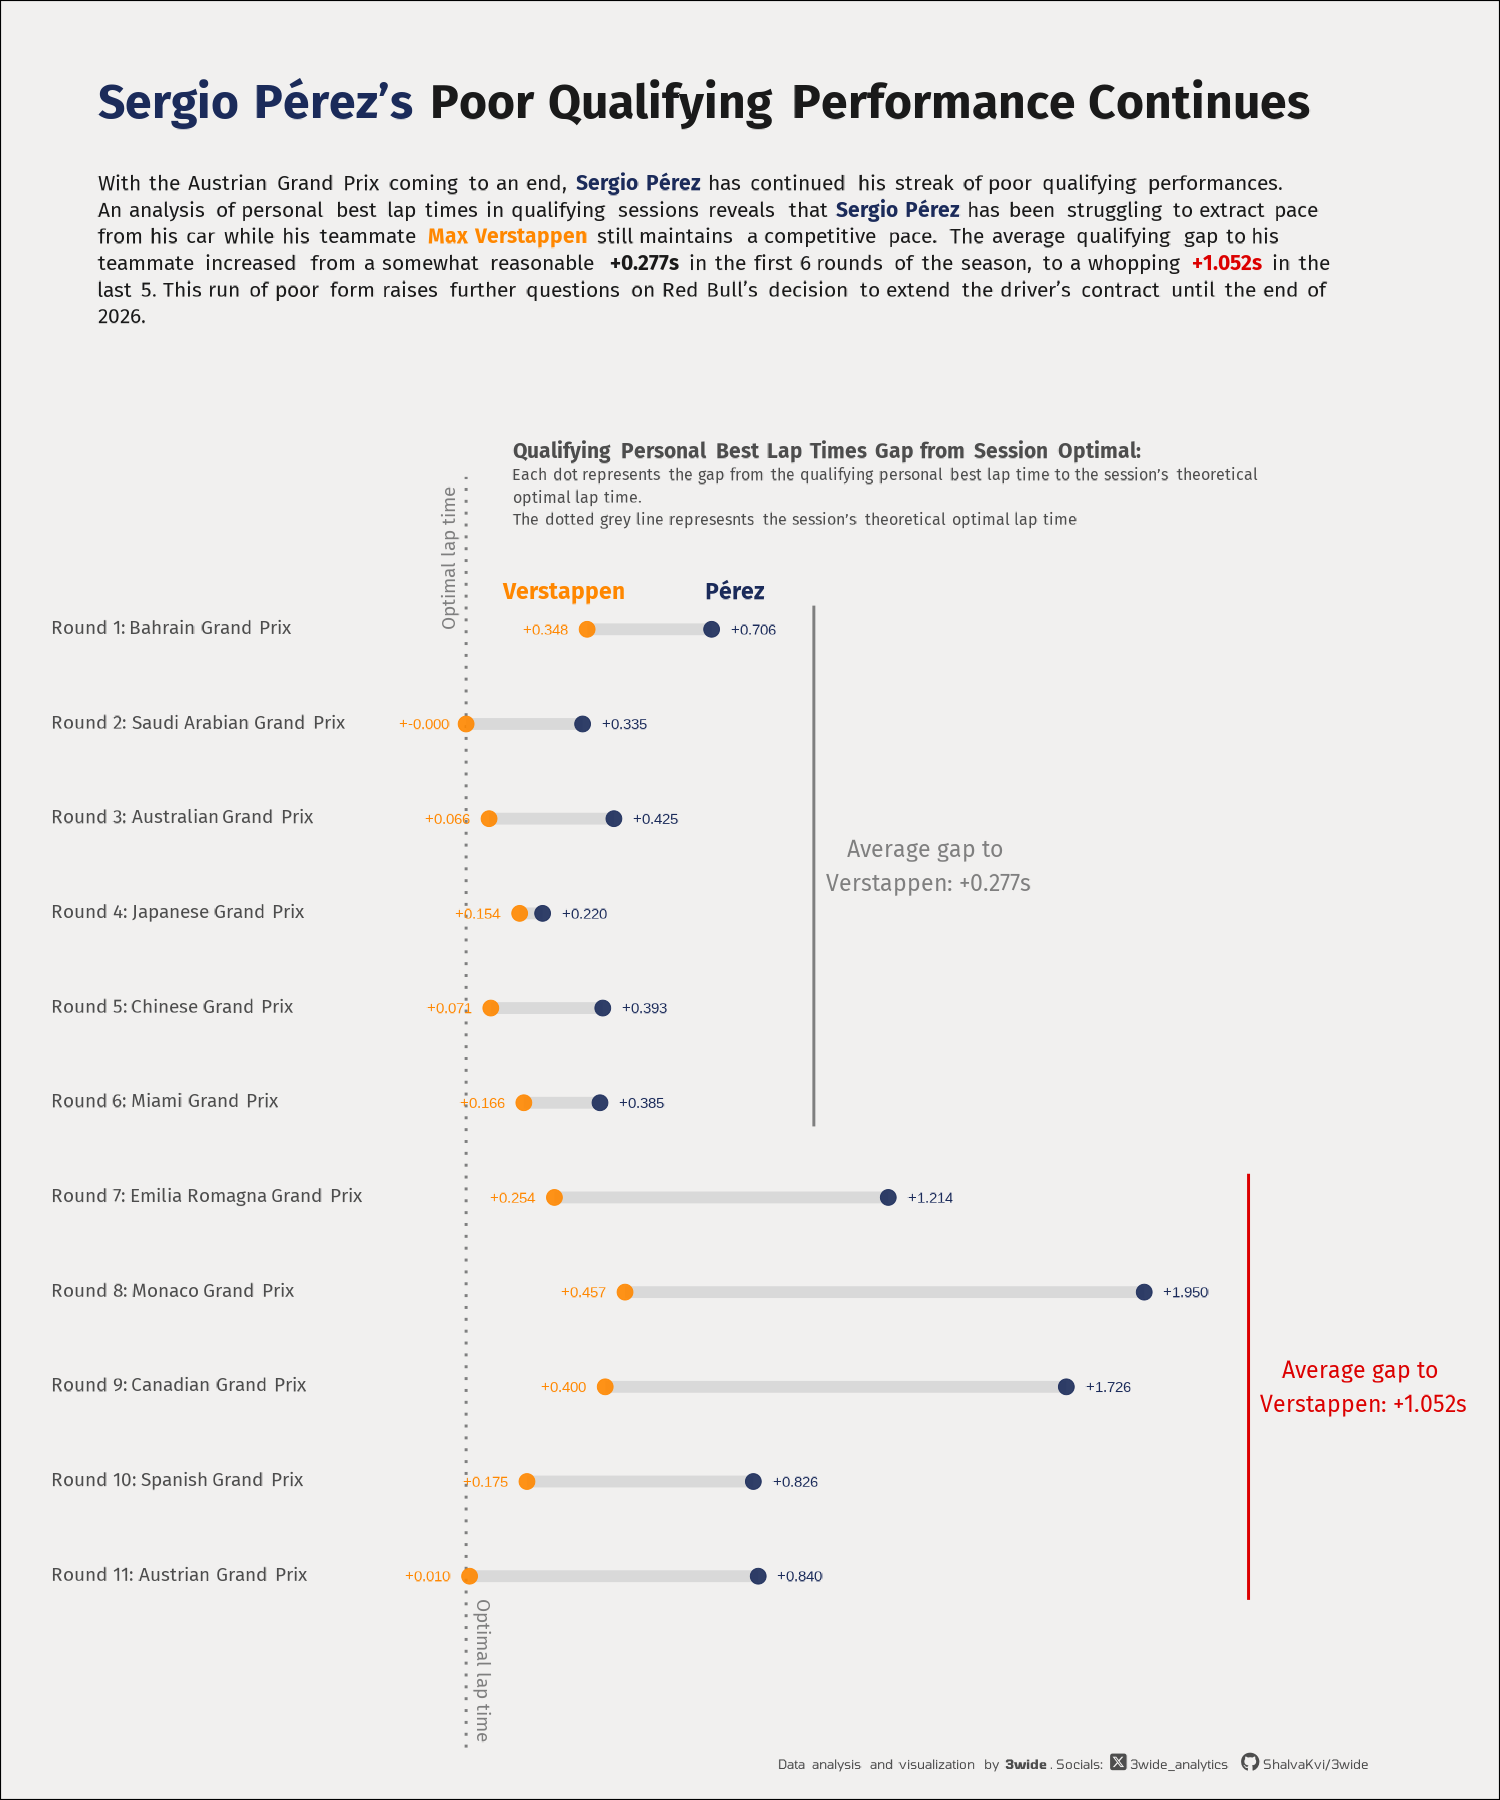

Source code (R):
# Load Libraries ----
library(tidyverse)
library(f1dataR)
library(ggalluvial)
library(showtext)
library(glue)
library(ggtext)
library(ggthemes)


# Data Analysis ----

## Get Data ----

driver_metadata <- read_csv("./utils/driver_metadata.csv") # useful metadata for plotting
schedule_df <- f1dataR::load_schedule() # season schedule, used for plotting

ROUNDS <- 1:11 # define rounds
SEASON <- 2024 # define season

# Run a loop to retreive session laps from relevant rounds
for (round in ROUNDS) {
  data_raw <- f1dataR::load_session_laps(season = SEASON,
                                         round = round,
                                         session = "Q") |>
    mutate(season = SEASON, round = round)
  
  if (round == 1) {
    full_data <- data_raw
  } else {
    full_data <- full_data |> bind_rows(data_raw)
  }
  
}

#full_data <- read_csv("./temp_data.csv")
#write_csv(full_data, "./temp_data.csv")

## Data Wrangling ----

lap_time_summary <- full_data |>
  # find fastest sector times for each driver and round
  group_by(season, round, driver) |>
  summarise(across(c(sector1time:sector3time, lap_time), ~ min(.x, na.rm = TRUE)),
            driver_optimal_lap = sector1time + sector2time + sector3time) |>
  # calculate optimal lap, and gap from optimal for each driver
  group_by(season, round) |>
  mutate(
    session_optimal_lap = min(sector1time) + min(sector2time) + min(sector3time),
    gap_driver_best_from_session_optimal = lap_time - session_optimal_lap,
    across(where(is.numeric), ~ round(.x, 3))
  )

# relevant drivers for the analysis
highlight_drivers <- c("VER", "PER")

# finalize the data frame for the plotting procedure
plot_df <- lap_time_summary |>
  filter(driver %in% highlight_drivers) |>
  group_by(season, round) |>
  arrange(driver) |>
  # find the gap of per from verstappen
  mutate(driver_gap = gap_driver_best_from_session_optimal - lead(gap_driver_best_from_session_optimal)) |>
  # join the driver family name for plotting
  left_join(driver_metadata |> select(family_name, code), by = c("driver" = "code"))

# Plotting ----

## Load Fonts ----
font_add_google(name = "Tomorrow", family = "Tomorrow")
font_add_google(name = "Fira Sans", family = "Fira")
font_add(family = "fa6-brands", regular = "C:\\Users\\Shalva\\AppData\\Local\\Microsoft\\Windows\\Fonts\\Font Awesome 6 Brands-Regular-400.otf")
showtext_auto()

## Set Colors ----
per_color <- driver_metadata$constructor_color[driver_metadata$code == "PER"]
ver_color <- driver_metadata$constructor_color[driver_metadata$code == "NOR"]
red_highlight_color <- driver_metadata$constructor_color[driver_metadata$code == "LEC"]

## Calc avg values for plot ----
avg_1_6 <- sprintf("+%0.3fs", mean(plot_df$driver_gap[plot_df$round <= 6], na.rm = TRUE))
avg_7_11 <- sprintf("+%0.3fs", mean(plot_df$driver_gap[plot_df$round > 6], na.rm = TRUE))

## Set Text ----

# title
header <- glue(
  "
  <span style='font-size:36pt;'>**<span style='color:{per_color};'>Sergio Pérez's</span> Poor Qualifying Performance Continues**<br><br>
  "
)

first_par <- glue(
  "
  <span style='font-size:16pt;'>With the Austrian Grand Prix coming to an end,
  <span style='color:{per_color};'>**Sergio Pérez**</span> has continued his streak of poor qualifying performances.<br>
  An analysis of personal best lap times in qualifying sessions reveals that
  <span style='color:{per_color};'>**Sergio Pérez**</span> has been struggling to extract pace from his car while his teammate
  <span style='color:{ver_color};'>**Max Verstappen**</span> still maintains a competitive pace.
  The average qualifying gap to his teammate increased from a somewhat reasonable **{avg_1_6}** in the first 6 rounds of the season,
  to a whopping <span style='color:{red_highlight_color};'>**{avg_7_11}**</span> in the last 5. This run of poor form raises further
  questions on Red Bull's decision to extend the driver's contract until the end of 2026.</span>
  "
)

title <- paste0(header, first_par)

# subtitle
subtitle <-  glue(
  "
  <span style='font-size:16pt;'>**Qualifying Personal Best Lap Times Gap from Session Optimal:**</span><br>
  <span style='font-size:12pt;'>Each dot represents the gap from the qualifying
  personal best lap time to the session's theoretical optimal lap time.<br>
  The dotted grey line represesnts the session's theoretical optimal lap time</span>
  "
)

# caption
x_icon <- glue(
  "<span style='font-family:fa6-brands;'><span style='font-size:14pt;'>&#xe61a;</span></span>"
)
github_icon <- glue(
  "<span style='font-family:fa6-brands;'><span style='font-size:14pt;'>&#xf09b;</span></span>"
)

caption <- glue(
  "<span style='font-size:10pt;'>Data analysis and visualization by **3wide**. Socials: {x_icon} 3wide_analytics {github_icon} ShalvaKvi/3wide"
)

## Figure ----

###  Base plots
main_plt <- plot_df |>
  ggplot(aes(x = gap_driver_best_from_session_optimal, y = round)) +
  # optimal lap time line + text
  annotate(
    geom = "text",
    x = c(-0.05, 0.05),
    y = c(0.25, 12),
    label = "Optimal lap time",
    angle = c(90, 270),
    size = 5,
    color = "grey50",
    family = "Fira"
  ) +
  geom_vline(
    xintercept = 0,
    linetype = "dotted",
    color = "grey50",
    size = 1,
  ) +
  # geoms
  geom_line(aes(group = round), size = 4, color = "grey85") +
  geom_point(aes(color = driver), size = 5, alpha = 0.9) +
  # driver name indication
  geom_text(
    aes(
      y = round - 0.4,
      label = ifelse(round == 1, family_name, ""),
      color = driver
    ),
    nudge_x = ifelse(plot_df$driver == "VER", -0.07, 0.07),
    size = 6,
    family = "Fira",
    fontface = "bold"
  ) +
  # gap to optimal text
  geom_text(
    aes(
      label = sprintf("+%0.3f", gap_driver_best_from_session_optimal),
      color = driver,
    ),
    nudge_x = ifelse(plot_df$driver == "VER", -0.12, 0.12),
    size = 4
  ) +
  ###  Scales
  scale_y_reverse(
    limits = c(12.2, 0),
    breaks = ROUNDS,
    labels = paste0("Round ", ROUNDS, ": ", schedule_df$race_name[1:11])
  ) +
  scale_x_continuous(limits = c(-0.12, 2.75)) +
  scale_color_manual(values = c("VER" = ver_color, "PER" = per_color)) +
  ### Annotations
  # Round 1-6 annotation
  annotate(
    geom = "segment",
    x = 1,
    xend = 1,
    y = 0.75,
    yend = 6.25,
    linewidth = 1,
    linetype = "solid",
    color = "grey50"
  ) +
  annotate(
    geom = "text",
    x = 1.32,
    y = 3.5,
    label = paste0("Average gap to \n Verstappen: ", avg_1_6),
    size = 6,
    #fontface = "bold",
    color = "grey50",
    family = "Fira"
  ) +
  # Round 7-11 annotation
  annotate(
    geom = "segment",
    x = 2.25,
    xend = 2.25,
    y = 6.75,
    yend = 11.25,
    linewidth = 1,
    color = red_highlight_color
  ) +
  annotate(
    geom = "text",
    x = 2.57,
    y = 9,
    label = paste0("Average gap to \n Verstappen: ", avg_7_11),
    size = 6,
    #fontface = "bold",
    color = red_highlight_color,
    family = "Fira"
  ) +
  ###  Theme
  labs(
    y = "",
    x = "",
    title = title,
    subtitle = subtitle,
    caption = caption
  ) +
  theme_tufte(base_family = "Fira", base_size = 16) +
  theme(
    plot.background = element_rect(fill = "#F1F0EF"),
    legend.position = "none",
    axis.title.x = element_blank(),
    axis.ticks.x = element_blank(),
    axis.text.x = element_blank(),
    axis.ticks.y = element_blank(),
    axis.text.y = element_markdown(
      color = "grey30",
      hjust = 0,
      size = 14
    ),
    plot.title = element_textbox_simple(
      color = "grey10",
      family = "Fira",
      lineheight = 1,
      halign = 0,
      padding = margin(50, 100, 0, -200)
    ),
    plot.subtitle = element_textbox_simple(
      color = "grey30",
      family = "Fira",
      lineheight = 1,
      halign = 0,
      padding = margin(100, 150, -30, 100)
    ),
    plot.caption = element_textbox_simple(
      color = "grey30",
      family = "Tomorrow",
      lineheight = 1,
      halign = 1,
      padding = margin(0, 70, 0, 70)
    ),
    plot.margin = unit(c(20, 20, 20, 20), "pt")
  )

ggsave(filename = "./posts/01_07_2024_sergio_perez_pace_analysis/sergio_perez_pace_analysis.png", plot = main_plt, device = "png", width = 1500, height = 1800, units = "px", dpi = 100)
